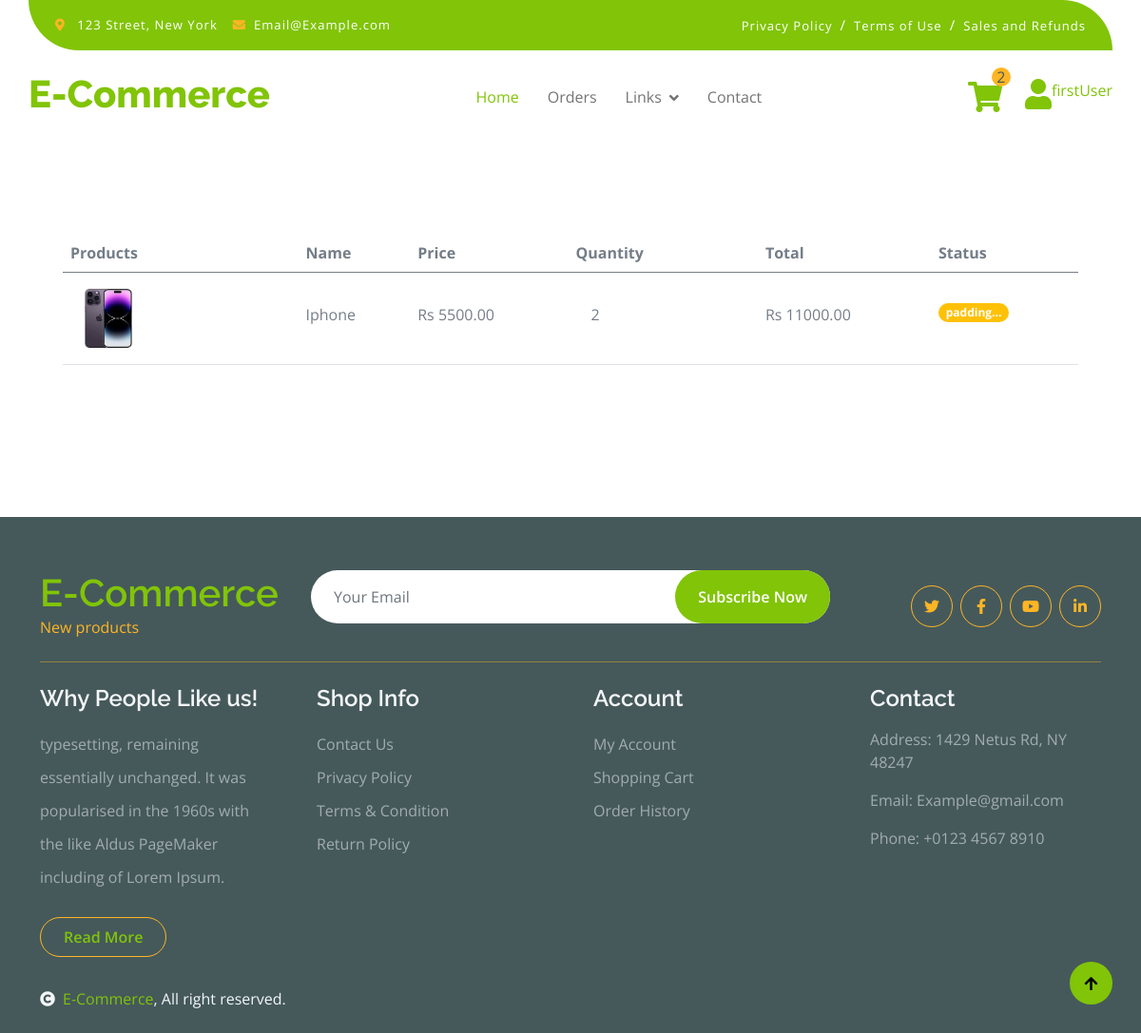
Page /order/ (signed in) on the committed database.
### products/models/order.py (models this page shows, shortened)
class Order(models.Model):
    customer=models.ForeignKey(Customer,on_delete=models.SET_NULL,null=True,blank=True)
    date_order=models.DateTimeField(auto_now_add=True)
    complete=models.BooleanField(default=False,null=True,blank=True)
    @property
    def get_cart_items(self):
        orderitems=self.orderitem_set.all()
        total=sum([item.quantity for item in orderitems])
        return total
    @staticmethod
    def get_all_by_customer_id(id):
        return Order.objects.filter(customer__user__id=id).reverse()

### products/models/orderItem.py (models this page shows, shortened)
class OrderItem(models.Model):
    product=models.ForeignKey(Products,on_delete=models.SET_NULL,null=True,blank=True)
    order=models.ForeignKey(Order,on_delete=models.SET_NULL,null=True,blank=True)
    quantity=models.IntegerField(default=0,null=True,blank=True)
    def __str__(self) -> str:
        return self.product.name
    @property
    def get_total(self):
        return self.product.price*self.quantity

### products/models/product.py (models this page shows, shortened)
class Products(models.Model):
    category_name= models.ForeignKey(Category,on_delete=models.CASCADE)
    name= models.CharField(max_length=120, blank=True, null=True)
    description= models.CharField(max_length=250, blank=True, null=True)
    price= models.FloatField(help_text='in Indian Rupee Rs',blank=True, null=True)
    img=models.ImageField(upload_to='products/',null=True,blank=True)
    create_at=models.DateField(auto_now_add=True,null=True,blank=True)
    class Meta:
        ordering=['-create_at']
    def imgUrl(self):
        try:
            url=self.img.url
        except:
            url=''
        return url

### products/views.py (the view)
# urls.py: path('order/',views.orders,name='order'),
def orders(request):
    context={}
    if request.user.is_authenticated:
        user=request.user.id
        try:
            all_items=[]
            orders=Order.get_all_by_customer_id(user)
            for order in orders:
                items=order.orderitem_set.all()
                all_items.append(items)
            all_items.reverse()
            context['all_items']=all_items
            print(all_items)
            print()
            print()
            try:
                Order.objects.get(customer__user__id=user,complete=False)
                context['order']=Order.objects.get(customer__user__id=user,complete=False)
            except:
                context['order']=''
        except:
            context['order']=''
            context['items']=''
            context['all_items']=''
        context['user']=user
        return render(request,'pages/order.html',context)
    return render(request,'pages/order.html')

### templates/pages/order.html (shortened to what this page needs)
{% extends "base.html" %}
{% block content %}
{% if request.user.is_authenticated %}
<div class="container-fluid py-5">
    <div class="container py-5">
        {% if all_items %}
        <div class="table-responsive">
            <table class="table">
                <thead>
                    <tr>
                    <th scope="col">Products</th>
                    <th scope="col">Name</th>
                    <th scope="col">Price</th>
                    <th scope="col">Quantity</th>
                    <th scope="col">Total</th>
                    <th scope="col">Status</th>
                    </tr>
                </thead>
                <tbody>
                {% for item_ in all_items %}
                {% for item in item_ %}
                    <tr>
                        <th scope="row">
                            <div class="d-flex align-items-center">
                                <img src="{{item.product.imgUrl}}" class="img-fluid me-5 rounded-circle" style="width: 80px; height: 80px;" alt="">
                            </div>
                        </th>
                        <td>
                            <p class="mb-0 mt-4">{{item.product.name}}</p>
                        </td>
                        <td>
                            <p class="mb-0 mt-4">Rs {{item.product.price|floatformat:2 }}</p>
                        </td>
                        <td>
                            <div class="input-group quantity mt-4" style="width: 100px;">
                                <span class="text-center mx-3" >{{item.quantity}}</span>
                            </div>
                        </td>
                        <td>
                            <p class="mb-0 mt-4">Rs {{item.get_total|floatformat:2}} </p>
                        </td>
                        <td>
                            {% if item.order.complete  %}
                            <p class="mb-0 mt-4 badge bg-primary">
                            Completed
                            </p>
                            {% else %}
                            <p class="mb-0 mt-4 badge bg-warning">
                            padding...
                            </p>
                            {% endif %}
                        </td>
                    </tr>
                {% endfor %}
                {% endfor %}
                </tbody>
            </table>
        </div>
        {% else %}
        <h3 class="text-center"> You don't have an Order <hr>
        <a class="mt-2 mb-2 btn border-secondary rounded-pill py-3 px-5" href="{% url 'index' %}">Coutinue Shopping</a></h3>
        {% endif %}
    </div>
</div>
{% else %}
<h3 class="text-center" >You don't have an Order <hr> To Place Order, You need to
<a href="{% url 'signin' %}">Sign in</a> or <a href="{% url 'signup' %}">Sign Up</a></h3>
{% endif %}
{% endblock content %}

### templates/nav.html (shortened to what this page needs)
<div  style="margin-bottom:150px">
<div class="container-fluid fixed-top">
  <div class="container topbar bg-primary d-none d-lg-block">
    <div class="d-flex justify-content-between">
      <div class="top-info ps-2">
        <small class="me-3"
          ><i class="fas fa-map-marker-alt me-2 text-secondary"></i>
          <a href="#" class="text-white">123 Street, New York</a></small
        >
        <small class="me-3"
          ><i class="fas fa-envelope me-2 text-secondary"></i
          ><a href="#" class="text-white">Email@Example.com</a></small
        >
      </div>
      <div class="top-link pe-2">
        <a href="#" class="text-white"
          ><small class="text-white mx-2">Privacy Policy</small>/</a
        >
        <a href="#" class="text-white"
          ><small class="text-white mx-2">Terms of Use</small>/</a
        >
        <a href="#" class="text-white"
          ><small class="text-white ms-2">Sales and Refunds</small></a
        >
      </div>
    </div>
  </div>
  <div class="container px-0">
    <nav class="navbar navbar-light bg-white navbar-expand-xl">
      <a href="{% url 'index' %}" class="navbar-brand"
        ><h1 class="text-primary display-6">E-Commerce</h1></a
      >
      <div class="collapse navbar-collapse bg-white" id="navbarCollapse">
        <div class="navbar-nav mx-auto">
          <a href="{% url 'index' %}" class="nav-item nav-link active">Home</a>
          <a href="{% url 'order' %}" class="nav-item nav-link">Orders</a>
          <div class="nav-item dropdown">
            <a
              href="#"
              class="nav-link dropdown-toggle"
              data-bs-toggle="dropdown"
              >Links</a>
          </div>
          <a href="{% url 'contact' %}" class="nav-item nav-link">Contact</a>
        </div>
        <div class="d-flex m-3 me-0">
          <a href="{% url 'cart' %}" class="position-relative me-4 my-auto">
            <i class="fa fa-shopping-cart fa-2x"></i>
            {% if order %}
            <span class="position-absolute bg-secondary rounded-circle d-flex align-items-center justify-content-center text-dark px-1"
              style="top: -15px; left: 25px; height: 20px; min-width: 20px"> {{order.get_cart_items}} </span>
            {% endif %}
          </a>
          <a href="{% url 'profile' %}" class="my-auto">
            <div class="d-flex">
              <i class="fas fa-user fa-2x"></i>
              {% if request.user.is_authenticated %}
              <p>{{request.user.first_name}}</p>
              {% endif %}
            </div>
          </a>
        </div>
      </div>
    </nav>
  </div>
</div>
</div>

### static/css/style.css (style rules this page uses)
.fixed-top { transition: 0.5s; background: var(--bs-white); border: 0; }
.topbar { padding: 20px; border-radius: 0px 100px; }
.topbar .top-info { font-size: 15px; line-height: 0; letter-spacing: 1px; display: flex; align-items: center; }
.topbar .top-link { font-size: 15px; line-height: 0; letter-spacing: 1px; display: flex; align-items: center; }
.topbar .top-link a { letter-spacing: 1px; }
.navbar .navbar-nav .nav-link { padding: 10px 15px; font-size: 16px; transition: .5s; }
.navbar { height: 100px; border-bottom: 1px solid rgba(255, 255, 255, .1); }
.navbar .navbar-nav .nav-link:hover, .navbar .navbar-nav .nav-link.active, .fixed-top.bg-white .navbar .navbar-nav .nav-link:hover, .fixed-top.bg-white .navbar .navbar-nav .nav-link.active { color: var(--bs-primary); }
.navbar .dropdown-toggle::after { border: none; content: "\f107"; font-family: "Font Awesome 5 Free"; font-weight: 700; vertical-align: middle; margin-left: 8px; }

### rows in the picture
Order: get_cart_items "2"
OrderItem: product.imgUrl (picture), product.name "Iphone", product.price "5500.00", quantity "2", get_total "11000.00", shows "padding..."

### other values in the picture
{{ request.user.first_name }} "firstUser"
